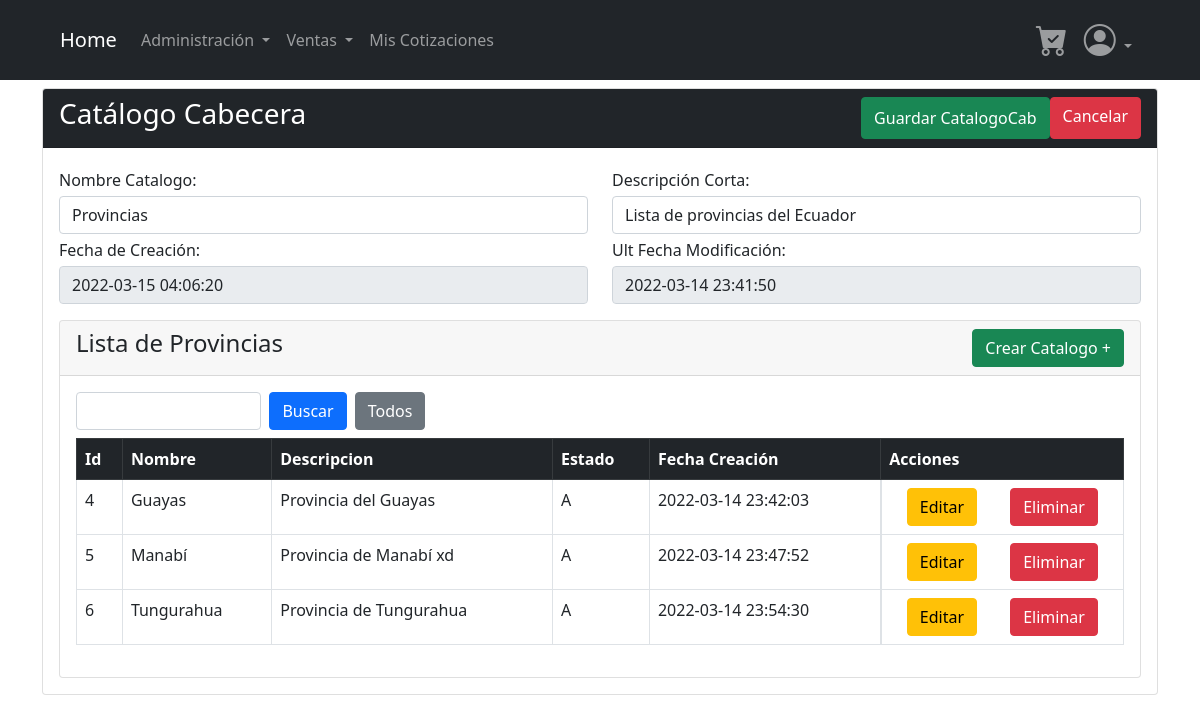
/views/Catalogo/ShowCatalogoCab.php?idCatCab=2&action=edit, run on the app's committed database.
### tables this page shows
CREATE TABLE `cat_catalogo_cabecera` (
  `id` int(11) NOT NULL AUTO_INCREMENT,
  `nombre_cabecera` varchar(100) DEFAULT NULL,
  `descripcion` varchar(500) DEFAULT NULL,
  `estado` varchar(2) DEFAULT NULL,
  `fecha_creacion` datetime DEFAULT NULL,
  `fecha_modificacion` datetime DEFAULT NULL,
  `user_modificacion` int(11) DEFAULT NULL,
  PRIMARY KEY (`id`),
  CONSTRAINT `CONSTRAINT_1` CHECK (`estado` = 'A' or `estado` = 'I')
);

CREATE TABLE `cat_catalogo_detalle` (
  `id` int(11) NOT NULL AUTO_INCREMENT,
  `nombre_cat_detalle` varchar(100) DEFAULT NULL,
  `descripcion` varchar(500) DEFAULT NULL,
  `id_cabecera` int(11) DEFAULT NULL,
  `id_padre` int(11) DEFAULT NULL,
  `estado` varchar(2) DEFAULT NULL,
  `fecha_creacion` datetime DEFAULT NULL,
  `fecha_modificacion` datetime DEFAULT NULL,
  `user_modificacion` int(11) DEFAULT NULL,
  `id_padre_cab` int(11) DEFAULT NULL,
  PRIMARY KEY (`id`),
  KEY `id_cabecera` (`id_cabecera`),
  KEY `id_padre` (`id_padre`),
  KEY `id_padre_cab` (`id_padre_cab`),
  CONSTRAINT `cat_catalogo_detalle_ibfk_1` FOREIGN KEY (`id_cabecera`) REFERENCES `cat_catalogo_cabecera` (`id`),
  CONSTRAINT `cat_catalogo_detalle_ibfk_2` FOREIGN KEY (`id_padre`) REFERENCES `cat_catalogo_detalle` (`id`),
  CONSTRAINT `cat_catalogo_detalle_ibfk_3` FOREIGN KEY (`id_padre_cab`) REFERENCES `cat_catalogo_cabecera` (`id`),
  CONSTRAINT `CONSTRAINT_1` CHECK (`estado` = 'A' or `estado` = 'I')
);

### Database/dbConnection.php (called while the page is built, shortened)
<?php
    class DBConnection{
        private $connection;
        public function __construct(){
            $this->host = "localhost";
            $this->bd = "neg_casa_soniada";
            $this->user = "root";
            $this->password = "Aa987123654";
            $dsn = "mysql:host={$this->host};dbname={$this->bd};charset=UTF8";
            $this->connection = new PDO($dsn,$this->user,$this->password);
        }
        public function consultaRetorno($query){
            $db_exec = $this->connection->prepare($query);
            $result = $db_exec->execute();
            $result = $db_exec->fetchAll();
            return $result;
        }
    }
?>

### Controllers/CatalogoCabController.php (called while the page is built, shortened)
<?php
    require_once($_SERVER['DOCUMENT_ROOT'] .'/casa_soniada/Models/CatalogoCab.php');
    class CatalogoCabController{
        function __construct()
        {
            $this->modelObject = new CatalogoCab();
        }
        function edit($request){
            $idObject = $request['idCatCab'];
            $result = $this->modelObject->findById($idObject);
            return $result;
        }
    }
?>

### Models/CatalogoCab.php (called while the page is built, shortened)
<?php
require_once($_SERVER['DOCUMENT_ROOT'] .'/casa_soniada/Database/dbConnection.php');
    class CatalogoCab{
        private $table_name;
        public function get($attr){
            return $this->$attr;
        }
        public function __construct(){
            $this->table_name = "Cat_Catalogo_Cabecera";
        }
        public function findById($id){
            $query = "select * from {$this->table_name} where id like '{$id}';";
            $result = $this->get("bd_connection")->consultaRetorno($query);
            $objectReturn = $result[0];
            return $objectReturn;
        }
}

### Controllers/CatalogoDetController.php (called while the page is built, shortened)
<?php
    require_once($_SERVER['DOCUMENT_ROOT'] .'/casa_soniada/Models/CatalogoDet.php');
    class CatalogoDetController{
        function __construct()
        {
            $this->modelObject = new CatalogoDet();
        }
        function collectByCabId($cabId){
            return $this->modelObject->collectByCabId($cabId);
        }
    }
?>

### Models/CatalogoDet.php (called while the page is built, shortened)
<?php
require_once($_SERVER['DOCUMENT_ROOT'] .'/casa_soniada/Database/dbConnection.php');
require_once("CatalogoCab.php");
    class CatalogoDet{
        private $table_name;
        public function get($attr){
            return $this->$attr;
        }
        public function __construct(){
            $this->table_name = "Cat_Catalogo_Detalle";
        }
        public function collectByCabId($cabId){
            $query = "select * from {$this->table_name} where id_cabecera like '{$cabId}' and estado like 'A';";
            $result = $this->get("bd_connection")->consultaRetorno($query);
            return $result;
        }
}

### views/Catalogo/ShowCatalogoCab.php (the view, shortened to what this page needs)
<?php
require_once("../../Controllers/CatalogoCabController.php");
require_once("../../Controllers/CatalogoDetController.php");
$object = new CatalogoCabController();
if (isset($_GET['action']) && $_GET['action'] == "edit" || $_GET['action'] == "deleteCat") {
    include("../Templates/header.php");
    $varObject = $object->edit($_REQUEST);
    $formAction = 'action="?action=update&id=' . $varObject['id'] . '"';
    $childObject = new CatalogoDetController();
    $lstChildObject = $childObject->collectByCabId($varObject['id']);
} else {
    $formAction = 'action="?action=create"';
}
?>
<main class="container">
    <form <?php echo $formAction ?> method="post">
        <div class="card mt-2">
            <div class="card-header d-flex justify-content-between bg-dark">
                <h3 class="text-white">Catálogo Cabecera</h3>
                <div class="d-flex justify-content-between">
                    <input class="btn btn-success" type="submit" value="Guardar CatalogoCab" name="guardar_CatalogoCab">
                    <a class="btn btn-danger" href="ListCatalogoCab.php?action=list">Cancelar</a>
                </div>
            </div>
            <div class="card-body">
                <div class="row">
                    <div class="form-group col-md-6 mt-1">
                        <label for="nombre_cabecera">Nombre Catalogo:</label>
                        <input type="text" class="form-control mt-1" id="nombre_cabecera" name="nombre_cabecera" <?php echo (isset($varObject)) ? 'value="' . $varObject['nombre_cabecera'] . '"' : ''; ?> required>
                    </div>
                    <div class="form-group col-md-6 mt-1">
                        <label for="descripcion">Descripción Corta:</label>
                        <input type="text" class="form-control mt-1" id="descripcion" name="descripcion" <?php echo (isset($varObject)) ? 'value="' . $varObject['descripcion'] . '"' : ''; ?> required>
                    </div>
                    <div class="form-group col-md-6 mt-1">
                        <label for="fecha_creacion">Fecha de Creación:</label>
                        <input type="datetime" class="form-control mt-1" id="fecha_creacion" name="fecha_creacion" <?php echo (isset($varObject)) ? 'value="' . $varObject['fecha_creacion'] . '"' : ''; ?> required disabled>
                    </div>
                    <div class="form-group col-md-6 mt-1">
                        <label for="fecha_modificacion">Ult Fecha Modificación:</label>
                        <input type="datetime" class="form-control mt-1" id="fecha_modificacion" name="fecha_modificacion" <?php echo (isset($varObject)) ? 'value="' . $varObject['fecha_modificacion'] . '"' : ''; ?> required disabled>
                    </div>
                </div>
                <div class="card mt-3" <?php echo (isset($lstChildObject)) ? '' : 'hidden' ?>>
                    <div class="card-header d-flex justify-content-between">
                        <h4>Lista de <?php echo $varObject['nombre_cabecera']?></h4>
                        <a href="./ShowCatalogoDet.php?action=show&idCab=<?php echo $varObject['id']?>" class="btn btn-success">Crear Catalogo +</a>
                    </div>
                    <div class="card-body">
                        <form action="?action=search" method="post">
                            <div class="form-group col-sm-4 mb-2 d-flex">
                                <input type="text" class="form-control " id="param" name="param">
                                <input type="submit" class="ms-2 btn btn-primary" value="Buscar">
                                <a href="?action=list" class="ms-2 btn btn-secondary">Todos</a>
                            </div>
                        </form>
                        <table class="table table-bordered">
                            <thead>
                                <tr class="table-dark">
                                    <th>Id</th>
                                    <th>Nombre</th>
                                    <th>Descripcion</th>
                                    <th>Estado</th>
                                    <th>Fecha Creación</th>
                                    <th>Acciones</th>
                                </tr>
                            </thead>
                            <tbody>
                                <?php
                                foreach ($lstChildObject as $varChild) {
                                    echo "<tr>";
                                    echo "<td>" . $varChild['id'] . "</td>";
                                    echo "<td>" . $varChild['nombre_cat_detalle'] . "</td>";
                                    echo "<td>" . $varChild['descripcion'] . "</td>";
                                    echo "<td>" . $varChild['estado'] . "</td>";
                                    echo "<td>" . $varChild['fecha_creacion'] . "</td>";
                                    echo '<td class="d-flex justify-content-around">';
                                    echo '<a class="btn btn-warning" href="ShowCatalogoDet.php?id=' . $varChild['id'] . '&action=edit&idCab='.$varObject['id'].'">Editar</a>';
                                    echo '<a class="btn btn-danger" href="ShowCatalogoCab.php?idCatCab='.$varObject['id'].'&idCatDet=' . $varChild['id'] . '&action=deleteCat">Eliminar</a>';
                                    echo "</td>";
                                    echo "</tr>";
                                }
                                ?>
                            </tbody>
                        </table>
                    </div>
                </div>
            </div>
        </div>
    </form>
</main>
<?php
include("../Templates/footer.php")
?>

### data on the page
cat_catalogo_cabecera: nombre_cabecera "Provincias", descripcion "Lista de provincias del Ecuador", fecha_creacion "2022-03-15 04:06:20", fecha_modificacion "2022-03-14 23:41:50"
cat_catalogo_detalle: id "4", nombre_cat_detalle "Guayas", descripcion "Provincia del Guayas", estado "A", fecha_creacion "2022-03-14 23:42:03"
cat_catalogo_detalle: id "5", nombre_cat_detalle "Manabí", descripcion "Provincia de Manabí xd", estado "A", fecha_creacion "2022-03-14 23:47:52"
cat_catalogo_detalle: id "6", nombre_cat_detalle "Tungurahua", descripcion "Provincia de Tungurahua", estado "A", fecha_creacion "2022-03-14 23:54:30"
